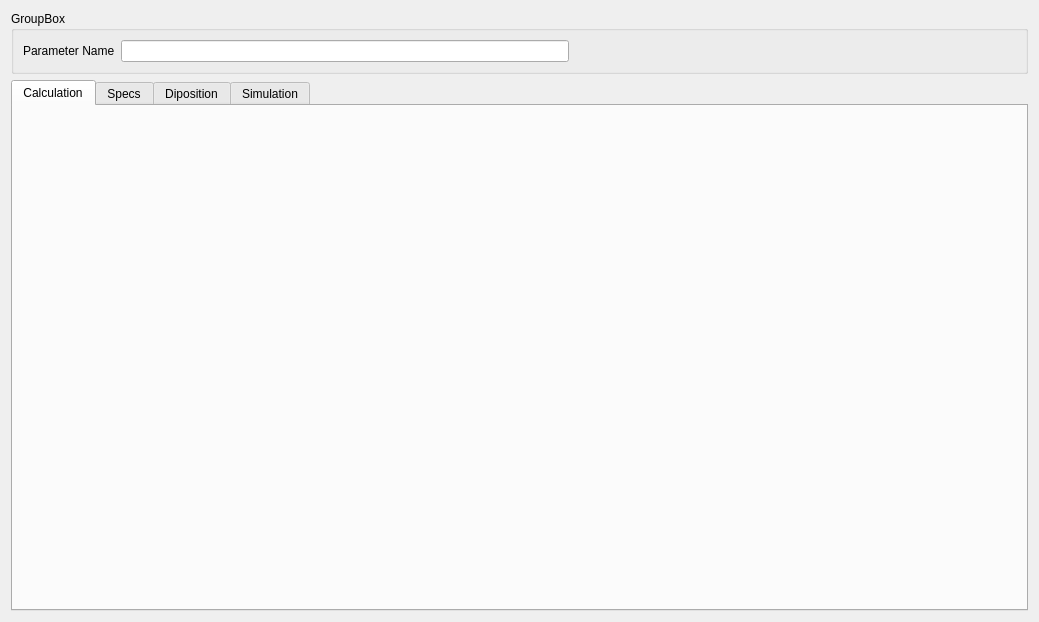
<?xml version="1.0" encoding="UTF-8"?>
<ui version="4.0">
 <class>Form</class>
 <widget class="QWidget" name="Form">
  <property name="geometry">
   <rect>
    <x>0</x>
    <y>0</y>
    <width>1039</width>
    <height>622</height>
   </rect>
  </property>
  <property name="windowTitle">
   <string>Form</string>
  </property>
  <layout class="QGridLayout" name="gridLayout">
   <item row="0" column="0">
    <widget class="QGroupBox" name="groupBox">
     <property name="title">
      <string>GroupBox</string>
     </property>
     <layout class="QHBoxLayout" name="horizontalLayout">
      <item>
       <widget class="QLabel" name="label">
        <property name="text">
         <string>Parameter Name</string>
        </property>
       </widget>
      </item>
      <item>
       <widget class="QLineEdit" name="parameterNameLineEdit">
        <property name="text">
         <string/>
        </property>
        <property name="clearButtonEnabled">
         <bool>false</bool>
        </property>
       </widget>
      </item>
      <item>
       <spacer name="horizontalSpacer">
        <property name="orientation">
         <enum>Qt::Horizontal</enum>
        </property>
        <property name="sizeHint" stdset="0">
         <size>
          <width>40</width>
          <height>20</height>
         </size>
        </property>
       </spacer>
      </item>
     </layout>
    </widget>
   </item>
   <item row="1" column="0">
    <widget class="QTabWidget" name="tabWidget">
     <property name="currentIndex">
      <number>0</number>
     </property>
     <widget class="QWidget" name="tab">
      <attribute name="title">
       <string>Calculation</string>
      </attribute>
     </widget>
     <widget class="QWidget" name="tab_2">
      <attribute name="title">
       <string>Specs</string>
      </attribute>
     </widget>
     <widget class="QWidget" name="tab_3">
      <attribute name="title">
       <string>Diposition</string>
      </attribute>
     </widget>
     <widget class="QWidget" name="tab_4">
      <attribute name="title">
       <string>Simulation</string>
      </attribute>
     </widget>
    </widget>
   </item>
  </layout>
 </widget>
 <resources/>
 <connections/>
</ui>
